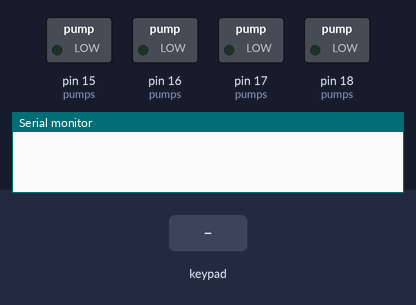
Bench run of a sketch on a simulated Arduino Uno, built with avr-gcc and run on an emulated ATmega328P. On the bench: switched loads named in the sketch (green lamp = pin HIGH), the last lines printed to the serial monitor. The test bench sets the inputs (shaded band). Pins used as bus, display or sensor lines are not drawn.

Above: at 1.2 s.
1.3 s: key '1' pressed
At 2.3 s:
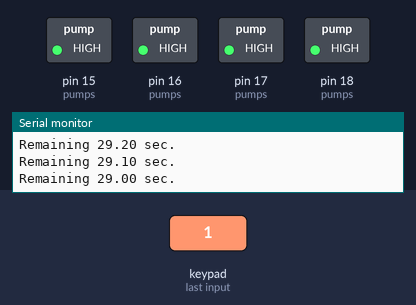
At 8.1 s:
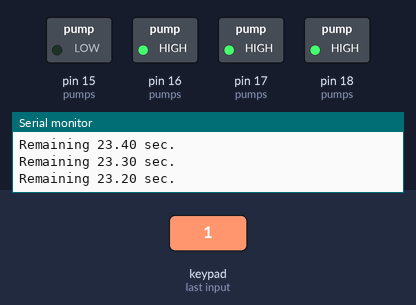
Timing chart, 0 to 22.8 s (numbered marks = the images above; inputs shaded):
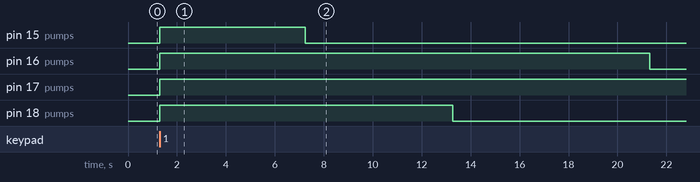

Measured:
- after the input at 1.3 s, pin 15 (pumps): LOW → HIGH at once, → LOW 5.9 s later; pin 16 (pumps): LOW → HIGH at once, → LOW 20.0 s later; pin 17 (pumps): LOW → HIGH at once; pin 18 (pumps): LOW → HIGH at once, → LOW 12.0 s later

The sketch:

barmen_ver0.9.1.ino
```cpp
#include <Keypad.h>
//////ПИНЫ МОТОРОВ///////
int pump_1 = 17;
int pump_2 = 16;
int pump_3 = 18;
int pump_4 = 15;
int pumps[] = {pump_1, pump_2, pump_3, pump_4};
/////////////////////////

///////ПИНЫ RGB СВЕТОДИОДА//////////
int RED = 9;
int BLUE = 10;
int GREEN = 11;
int colors[] = {RED, BLUE, GREEN};

double firstIntens = 255;
double secondIntens = 0;

int pulseIter = 0;
double intensOffset = 0.001;
////////////////////////////////////


const byte ROWS = 4; // 4 строки
const byte COLS = 4; // 4 столбца
char keys[ROWS][COLS] = {
  {'1','2','3','A'},
  {'4','5','6','B'},
  {'7','8','9','C'},
  {'*','0','#','D'}
};
byte rowPins[ROWS] = {12, 8, 7, 6};
byte colPins[COLS] = {5, 4, 3, 2};
Keypad keypad = Keypad( makeKeymap(keys), rowPins, colPins, ROWS, COLS );

//Старые переменные
/*double mixingTimer = 0;
double timeOfTest = 20;
bool mixingTest = false;*/

//Новые переменные
bool mixing = false;
double mixingTimer = 0;
double maxMixingTime = 0;


//////////// ПРОВЕРКА МОТОРОВ ///////////
bool pump_test = false;
bool pump_switcher = false;
/////////////////////////////////////////

void mix(double t0, double t1, double t2, double t3){

  maxMixingTime = t0;

  if(t1 > maxMixingTime){
    maxMixingTime = t1;
  }else if(t2 > maxMixingTime){
    maxMixingTime = t2;
  }else if(t3 > maxMixingTime){
    maxMixingTime = t3;
  }
  mixingTimer = maxMixingTime;
  Serial.print("Start mixing. Time: "); Serial.print(maxMixingTime); Serial.println("sec.");
  if(t0 != 0){
    digitalWrite(pumps[0], HIGH);
  }
  if(t1 != 0){
    digitalWrite(pumps[1], HIGH);
  }
  if(t2 != 0){
    digitalWrite(pumps[2], HIGH);
  }
  if(t3 != 0){
    digitalWrite(pumps[3], HIGH);
  }


  while(mixingTimer > 0.1){
      mixingTimer -= 0.1;
      Serial.print("Remaining ");
      Serial.print(mixingTimer);
      Serial.println(" sec.");

      if(mixingTimer <= (maxMixingTime - t0)){
        Serial.println("Pump[0]: OFF");
        digitalWrite(pumps[0], LOW);
      }
      if(mixingTimer <= (maxMixingTime - t1)){
        digitalWrite(pumps[1], LOW);
      }
      if(mixingTimer <= (maxMixingTime - t2)){
        digitalWrite(pumps[2], LOW);
      }
      if(mixingTimer <= (maxMixingTime - t3)){
        digitalWrite(pumps[3], LOW);
      }

      delay(100);
  }

  for(int i = 0; i < 4; i++){
    digitalWrite(pumps[i], LOW);
  }
  Serial.println("Mixing success!");
  mixing = false;
}

/*void mix(double t0, double t1, double t2, double t3){
  if(mixingTest == true) {

      while (mixingTimer > 0){
        mixingTimer-=0.1;
        Serial.print("Remaining ");
        Serial.print(mixingTimer);
        Serial.println(" sec.");
        if (t0 == mixingTimer) digitalWrite(pumps[0], LOW);
        if (t1 == mixingTimer) digitalWrite(pumps[1], LOW);
        if (t2 == mixingTimer) digitalWrite(pumps[2], LOW);
        if (t3 == mixingTimer) digitalWrite(pumps[3], LOW);
      }
      if (mixingTimer <= 0){
        Serial.println("Mixing test success!");
        mixingTest = false;
        mixingTimer = 0;
        digitalWrite(pumps[0], LOW);
        digitalWrite(pumps[1], LOW);
        digitalWrite(pumps[2], LOW);
        digitalWrite(pumps[3], LOW);
      }
     }
}*/
void setup(){
    Serial.begin(9600);
  //////////НАСТРОЙКА НАСОСОВ/////////////
    for(int i = 0; i < 4; i++){
      pinMode(pumps[i], OUTPUT);
      digitalWrite(pumps[i], LOW);
    }
  //////////////////////////////////////////

  ////////////НАСТРОЙКА RGB СВЕТОДИОДА//////////
    for(int i = 0; i < 2; i++){
      pinMode(colors[i], OUTPUT);
      if(i == 0){
        analogWrite(colors[i], 255);
      }else{
        analogWrite(colors[i], 0);
      }
    }
  //////////////////////////////////////////////
}

void loop(){

  if(!mixing){
    char key = keypad.getKey();

    switch(key){
      case '1':
          mixing = true;
          mix(30, 20, 12, 6); // test mix
          break;
      case '2':
          mixing = true;
          mix(30, 0, 0, 0); // mojito
          break;
      case '3':
          mixing = true;
          mix(30, 20, 12, 6);
          break;
      case '*':
          Serial.println(".......DEBUG MODE ON.......");
          pump_test = true;
          break;
      case '#':
          Serial.println(".......DEBUG MODE OFF.......");
          pump_test = false;
          break;

      default:
         break;
    }

    if(pump_test){
      if(key == '0' || key == '1' || key == '2' || key == '3'){
        pump_switcher = !pump_switcher;
        Serial.print(key); Serial.print(" motor set "); Serial.println(pump_switcher);
        digitalWrite(pumps[String(key).toInt()], pump_switcher);
      }
    }
  }

  /*if(key){
    if (key == '1'){

        if(mixingTimer == 0 && mixingTest == false && !pump_test){
          mixingTimer = timeOfTest * 5;
          mixingTest = true;
          digitalWrite(pumps[0], HIGH);
          digitalWrite(pumps[1], HIGH);
          digitalWrite(pumps[2], HIGH);
          digitalWrite(pumps[3], HIGH);
          Serial.println("Start mix 1");
          double t0 = 25;
          double t1 = 50;
          double t2 = 75;
          double t3 = 100;
          mix(20,t0,t1,t2,t3);
        }
    }else if(key == '*'){
       Serial.println(".......DEBUG MODE ON.......");
       pump_test = true;
    }else if(key == '#'){
       Serial.println(".......DEBUG MODE OFF.......");
       pump_test = false;
    }
  }*/


///////////////////// ПУЛЬСАЦИЯ ///////////////////////////

  if(firstIntens > 0 && secondIntens < 255){
    firstIntens-=intensOffset;
    secondIntens+=intensOffset;
    analogWrite(colors[pulseIter], firstIntens);
    if(pulseIter < 2){
      analogWrite(colors[pulseIter+1], secondIntens);
    }else{
      analogWrite(colors[0], secondIntens);
    }
  }else{
    if(pulseIter == 2){
      pulseIter = 0;
    }else{
      pulseIter++;
    }
    firstIntens = 255;
    secondIntens = 0;
  }

///////////////////////////////////////////////////////////
}
```
